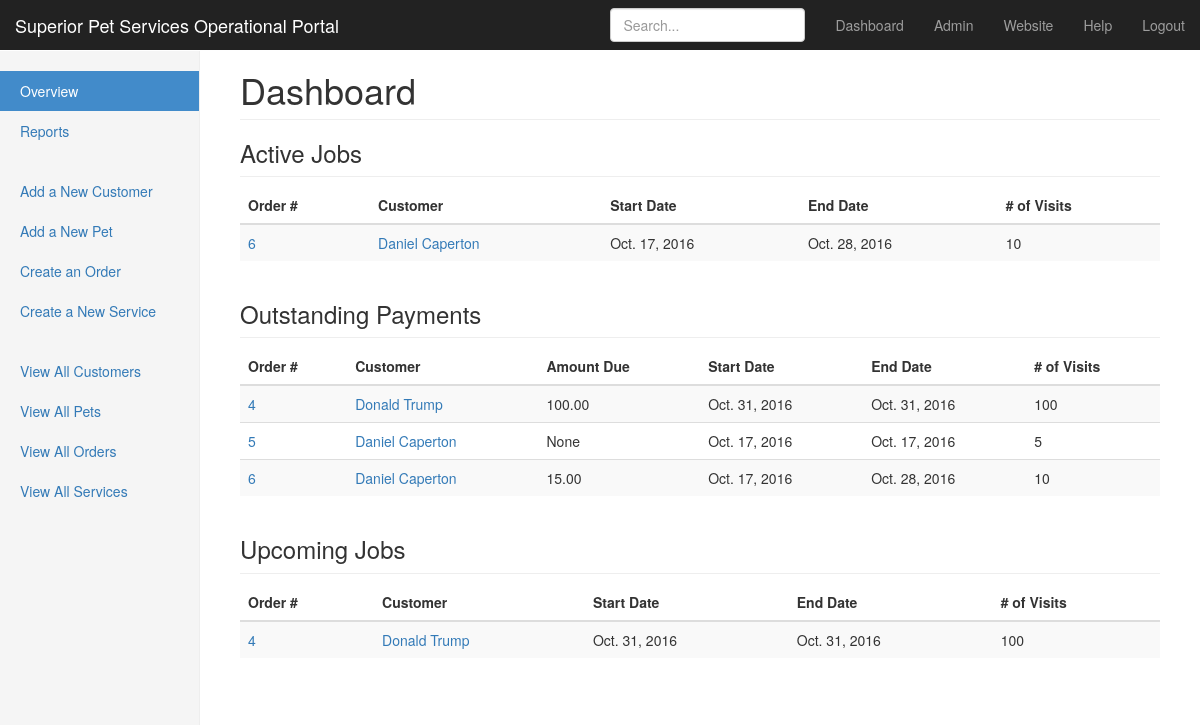
Before: /pet_sitting/dashboard/ (signed in) with the older database file.
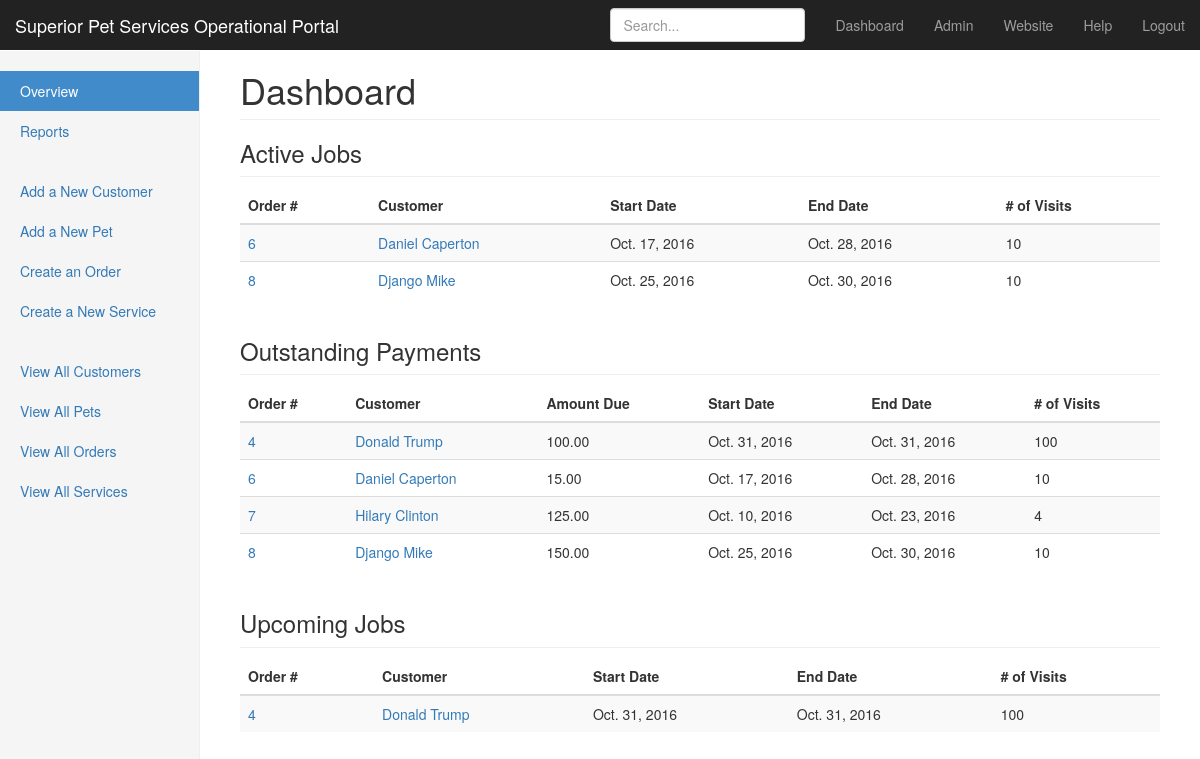
After: the same page with the newer database file.
### pet_sitting/models.py (models this page shows, shortened)
class Order(models.Model):
    order_date = models.DateTimeField(auto_now_add=True)
    customer = models.ForeignKey(Customer)
    start_date = models.DateField(auto_now=False)
    end_date = models.DateField(auto_now=False)
    total_visits = models.IntegerField(null=True)
    total_mileage = models.IntegerField(null=True, blank=True)
    amount_due = models.DecimalField(max_digits=10,
                                     decimal_places=2,
                                     blank=True,
                                     null=True)
    services = models.ForeignKey(Service, null=True)
    paid = models.BooleanField(default=False)

class Customer(models.Model):
    signup_date = models.DateTimeField(auto_now_add=True)
    first_name = models.CharField(max_length=200)
    last_name = models.CharField(max_length=200)
    street_address = models.CharField(max_length=200)
    city = models.CharField(max_length=200)
    state = USStateField()
    zip_code = USZipCodeField()
    primary_phone = PhoneNumberField(blank=True, null=True)
    secondary_phone = PhoneNumberField(blank=True, null=True)
    email = models.EmailField(blank=True, null=True)
    vet_name = models.CharField(max_length=200, blank=True, null=True)
    vet_phone = PhoneNumberField(blank=True, null=True)
    emergency_contact_name = models.CharField(max_length=200,
                                              blank=True,
                                              null=True)
    emergency_contact_phone = PhoneNumberField(blank=True, null=True)
    contract_on_file = models.BooleanField()
    left_rating = models.BooleanField()
    allows_pics = models.BooleanField()
    mileage = models.IntegerField()
    notes = models.TextField(blank=True, null=True)
    @property
    def full_name(self):
        return '{} {}'.format(self.first_name,
                              self.last_name)

### pet_sitting/views.py (the view)
@login_required(login_url='/login/')
def dashboard(request):
    active_orders = Order.objects.filter(start_date__lte=datetime.date.today())\
        .filter(end_date__gte=datetime.date.today())
    active_orders = active_orders.order_by('end_date')
    unpaid_orders = Order.objects.filter(paid=False)
    upcoming_orders = Order.objects.filter(start_date__gt=datetime.date.today())
    context = {'active_orders': active_orders,
               'unpaid_orders': unpaid_orders,
               'upcoming_orders': upcoming_orders}
    return render(request, 'dashboard.html', context)

### pet_sitting/templates/dashboard.html (shortened to what this page needs)
{% extends "menu_sidebar.html" %}
{% block page_heading %}<h1 class="page-header">Dashboard</h1>{% endblock %}
{% block page %}
    {% block table_area %}
    <h3 class="sub-header">Active Jobs</h3>
    <div class="table-responsive">
      <table class="table table-striped">
        <thead>
          <tr>
            <th>Order #</th>
            <th>Customer</th>
            <th>Start Date</th>
            <th>End Date</th>
            <th># of Visits</th>
          </tr>
        </thead>
        <tbody>
            {% for order in active_orders %}
          <tr>
            <td><a href="/pet_sitting/order/edit/{{ order.id }}/">{{ order.id }}</a></td>
            <td><a href="/pet_sitting/customer/get/{{ order.customer_id }}/">{{ order.customer.full_name }}</a></td>
            <td>{{ order.start_date }}</td>
            <td>{{ order.end_date }}</td>
            <td>{{ order.total_visits }}</td>
          </tr>
            {% endfor %}
        </tbody>
      </table>
    </div>
    <h3 class="sub-header">Outstanding Payments</h3>
    <div class="table-responsive">
      <table class="table table-striped">
        <thead>
          <tr>
            <th>Order #</th>
            <th>Customer</th>
            <th>Amount Due</th>
            <th>Start Date</th>
            <th>End Date</th>
            <th># of Visits</th>
          </tr>
        </thead>
        <tbody>
            {% for order in unpaid_orders %}
          <tr>
            <td><a href="/pet_sitting/order/edit/{{ order.id }}/">{{ order.id }}</a></td>
            <td><a href="/pet_sitting/customer/get/{{ order.customer_id }}/">{{ order.customer.full_name }}</a></td>
            <td>{{ order.amount_due }}</td>
            <td>{{ order.start_date }}</td>
            <td>{{ order.end_date }}</td>
            <td>{{ order.total_visits }}</td>
          </tr>
            {% endfor %}
        </tbody>
      </table>
    </div>
    <h3 class="sub-header">Upcoming Jobs</h3>
    <div class="table-responsive">
      <table class="table table-striped">
        <thead>
          <tr>
            <th>Order #</th>
            <th>Customer</th>
            <th>Start Date</th>
            <th>End Date</th>
            <th># of Visits</th>
          </tr>
        </thead>
        <tbody>
            {% for order in upcoming_orders %}
          <tr>
            <td><a href="/pet_sitting/order/edit/{{ order.id }}/">{{ order.id }}</a></td>
            <td><a href="/pet_sitting/customer/get/{{ order.customer_id }}/">{{ order.customer.full_name }}</a></td>
            <td>{{ order.start_date }}</td>
            <td>{{ order.end_date }}</td>
            <td>{{ order.total_visits }}</td>
          </tr>
            {% endfor %}
        </tbody>
      </table>
    </div>
    {% endblock %}
{% endblock %}

### pet_sitting/templates/menu_sidebar.html (shortened to what this page needs)
{% extends "base.html" %}
{% block projectname %}<a class="navbar-brand" href="/pet_sitting/dashboard/">Superior Pet Services Operational Portal</a>{% endblock %}
{% block search %}
    <input formmethod="post" formaction="/pet_sitting/search_results/" type="text"
           class="form-control" placeholder="Search..." name="search_query" value="{{ source.search_query }}">
{% endblock %}
{% block dashboard %}<a href="/pet_sitting/dashboard/">Dashboard</a>{% endblock %}
{% block admin %}<a href="/admin/">Admin</a>{% endblock %}
{% block website %}<a href="http://www.superiorpetservices.com/">Website</a>{% endblock %}
{% block help %}<a href="#">Help</a>{% endblock %}
{% block profile %}<a href="/logout/">Logout</a>{% endblock %}
{% block sidebar_top1 %}<a href="/pet_sitting/dashboard/">Overview <span class="sr-only">(current)</span></a>{% endblock %}
{% block sidebar_top3 %}<a href="#">Reports</a>{% endblock %}
{% block sidebar1 %}<a href="/pet_sitting/add_customer/">Add a New Customer</a>{% endblock %}
{% block sidebar2 %}<a href="/pet_sitting/add_pet/">Add a New Pet</a>{% endblock %}
{% block sidebar3 %}<a href="/pet_sitting/add_order/">Create an Order</a>{% endblock %}
{% block sidebar4 %}<a href="/pet_sitting/add_service/">Create a New Service</a>{% endblock %}
{% block sidebar6 %}<a href="/pet_sitting/customer/all/">View All Customers</a>{% endblock %}
{% block sidebar7 %}<a href="/pet_sitting/pet/all/">View All Pets</a>{% endblock %}
{% block sidebar8 %}<a href="/pet_sitting/order/all/">View All Orders</a>{% endblock %}
{% block sidebar9 %}<a href="/pet_sitting/service/all/">View All Services</a>{% endblock %}

### pet_sitting/templates/base.html (shortened to what this page needs)
{% load static %}
<!DOCTYPE html>
<html lang="en">
  <head>
    <link href="{% static "css/bootstrap.min.css" %}" rel="stylesheet">
    <link href="{% static "css/ie10-viewport-bug-workaround.css" %}" rel="stylesheet">
    <link href="{% static "css/dashboard.css" %}" rel="stylesheet">
  </head>
  <body>
    <nav class="navbar navbar-inverse navbar-fixed-top">
      <div class="container-fluid">
        <div class="navbar-header">
          {% block projectname %}<a class="navbar-brand" href="#">Project name</a>{% endblock %}
        </div>
        <div id="navbar" class="navbar-collapse collapse">
          <ul class="nav navbar-nav navbar-right">
            <li>{% block dashboard %}<a href="#">Dashboard</a>{% endblock %}</li>
            <li>{% block admin %}<a href="#">Admin</a>{% endblock %}</li>
            <li>{% block website %}<a href="#">Website</a>{% endblock %}</li>
            <li>{% block help %}<a href="#">Help</a>{% endblock %}</li>
            <li>{% block profile %}<a href="#">Profile</a>{% endblock %}</li>
          </ul>
          <form class="navbar-form navbar-right">
            {% block search %}<input type="text" class="form-control" placeholder="Search...">{% endblock %}
          </form>
        </div>
      </div>
    </nav>
    <div class="container-fluid">
      <div class="row">
        <div class="col-sm-3 col-md-2 sidebar">
          <ul class="nav nav-sidebar">
            <li class="active">{% block sidebar_top1 %}<a href="#">Overview <span class="sr-only">(current)</span></a>{% endblock %}</li>
            <li>{% block sidebar_top3 %}<a href="#">Analytics</a>{% endblock %}</li>
          </ul>
          <ul class="nav nav-sidebar">
            <li>{% block sidebar1 %}<a href="">sidebar1</a>{% endblock %}</li>
            <li>{% block sidebar2 %}<a href="">sidebar2</a>{% endblock %}</li>
            <li>{% block sidebar3 %}<a href="">sidebar3</a>{% endblock %}</li>
            <li>{% block sidebar4 %}<a href="">sidebar4</a>{% endblock %}</li>
          </ul>
          <ul class="nav nav-sidebar">
            <li>{% block sidebar6 %}<a href="">sidebar6</a>{% endblock %}</li>
            <li>{% block sidebar7 %}<a href="">sidebar7</a>{% endblock %}</li>
            <li>{% block sidebar8 %}<a href="">sidebar8</a>{% endblock %}</li>
            <li>{% block sidebar9 %}<a href="">sidebar9</a>{% endblock %}</li>
          </ul>
        </div>
        <div class="col-sm-9 col-sm-offset-3 col-md-10 col-md-offset-2 main">
          {% block page_heading %}<h1 class="page-header">Page Heading</h1>{% endblock %}
          {% block page %}{% endblock %}
        </div>
      </div>
    </div>
  </body>
</html>

### pet_sitting/static/css/dashboard.css (style rules this page uses)
body { padding-top: 50px; }
.sub-header { padding-bottom: 10px; border-bottom: 1px solid #eee; }
.navbar-fixed-top { border: 0; }
.sidebar { display: none; }
@media (min-width: 768px) { .sidebar { position: fixed; top: 51px; bottom: 0; left: 0; z-index: 1000; display: block; padding: 20px; overflow-x: hidden; overflow-y: auto; background-color: #f5f5f5; border-right: 1px solid #eee; } }
.nav-sidebar { margin-right: -21px; margin-bottom: 20px; margin-left: -20px; }
.nav-sidebar > li > a { padding-right: 20px; padding-left: 20px; }
.nav-sidebar > .active > a, .nav-sidebar > .active > a:hover, .nav-sidebar > .active > a:focus { color: #fff; background-color: #428bca; }
.main { padding: 20px; }
@media (min-width: 768px) { .main { padding-right: 40px; padding-left: 40px; } }
.main .page-header { margin-top: 0; }

Changed rows visible on the page:
no longer on this page (row edited): Order: id "5", customer.full_name "Daniel Caperton", amount_due "None", start_date "Oct. 17, 2016", end_date "Oct. 17, 2016", total_visits "5", shown under "Outstanding Payments"
added Order: id "8", customer.full_name "Django Mike", start_date "Oct. 25, 2016", end_date "Oct. 30, 2016", total_visits "10", amount_due "150.00"
added Order: id "7", customer.full_name "Hilary Clinton", amount_due "125.00", start_date "Oct. 10, 2016", end_date "Oct. 23, 2016", total_visits "4", shown under "Outstanding Payments"
